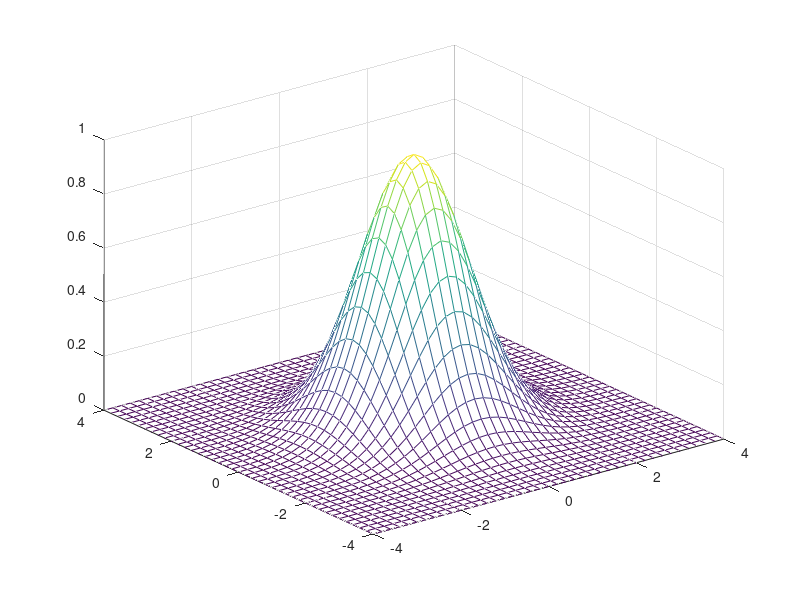
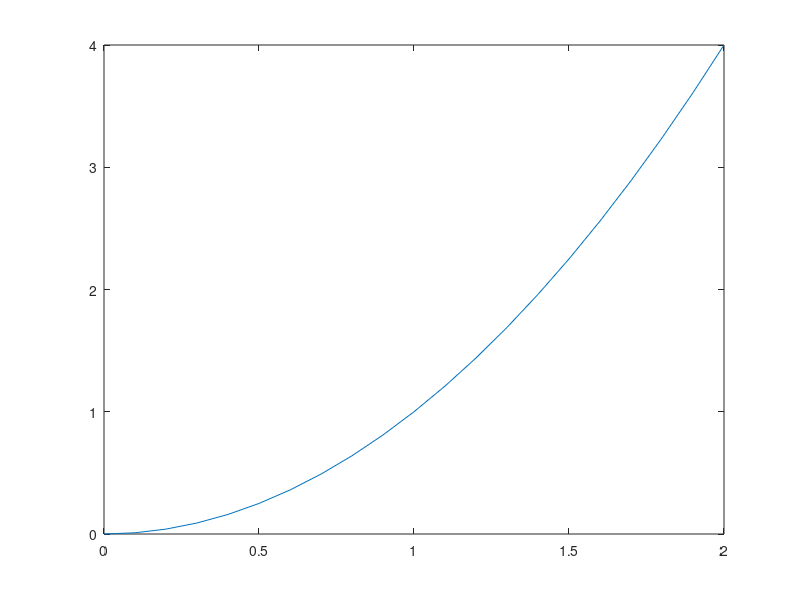
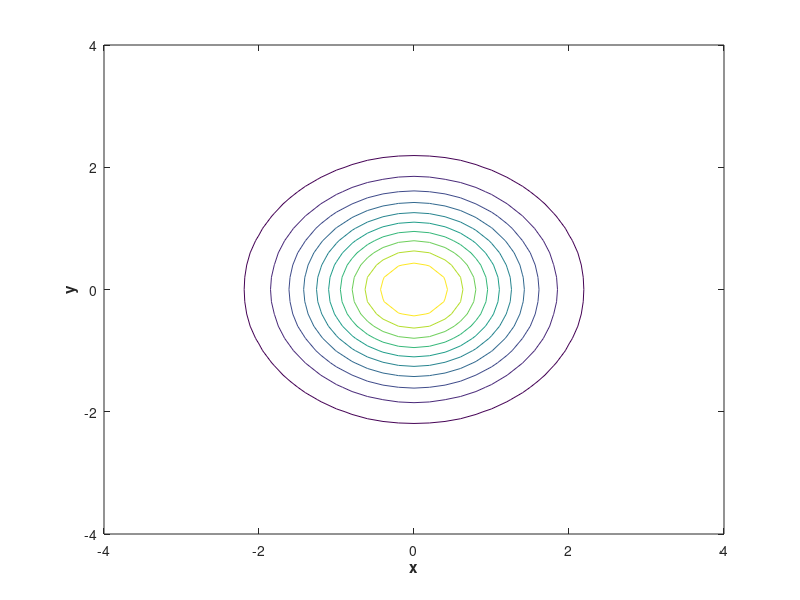

These figures' MATLAB source, in order: (Note: this script raises an error after producing the figures.)
%
% Script file: Different_graphics.m
%
%Purpose:
% To draw different graphics
%  1. Neddle figure
%  2. pie figure
%  3. Three-dimensional curve 
%  4. Grid, Three dimensional surface diagram , Contour map
%  5. Open the Attribute Editor to allow the user to indirectly change the properties of the curv
%
%Record of revisions:
%Date           Programmer          Description of change
%=====          ==============      ===========================
%23-May-2018                        Original
% 
%Define variables:
%data     --Input data array


% Neddle figure
x= [1 2 3 4 5 6];
y=[ 2 6 8 7 8 5];
stem(x,y);
title('\bfExample of a Stem Plot');
xlabel('\bf\itx');
ylabel('\bf\ity');
axis([0 7 0 10]);

% pie figure
data =[10 37  5 6  6];
explode = [0 1 0 0 0];
pie(data,explode);
title('\bfExample of  a Pie Plot');
legend('One ', 'Two','Three','Four','Five');

% 3. Three-dimensional curve
% x(t)=e^(-0.2t) * cos(2t)
% y(t) = e^(-0.2t) * sin(2t)
% 函数表示二维机械系统振动衰退情况，x,y代表在时刻t系统位置。
t = 0:0.1:10;
x=exp(-0.2*t).*cos(2*t);
y = exp(-0.2*t).*sin(2*t);
plot3(x,y,t);
title('\bfThree-Dimensional LIne Plot');
xlabel('\bfx');
ylabel('\bfy');
zlabel('\bfTime');
axis square;
grid on;

% 4. grid ,Three dimensional surface diagram , Contour map
% function z(x,y) = e^(-0.5*(x^2+y^2));  
[x ,y]=meshgrid(-4:0.2:4 , -4:0.2:4);
z = exp(-0.5*(x.^2 + y.^2));
mesh(x,y,z);  %use mesh function
figure(2);
surf(x,y,z);  %Three dimensional surface diagram
figure(3); 
contour(x,y,z);    %Contour map
xlabel('\bfx');
ylabel('\bfy');
zlabel(']bfz');

%
%5. Open the Attribute Editor to allow the user to indirectly change the properties of the curve
%打开属性编辑器，让用户间接的改变曲线的属性
figure(2);
x= 0:0.1:2;
y = x.^2;
Hand1 = plot(x,y);
propedit(Hand1);


% use fplot or ezplot to draw the picture directly
% fplot(@(x)sin(x)./x,[-4*pi 4*pi]);
% title('Plot of six/x');
% grid on;
